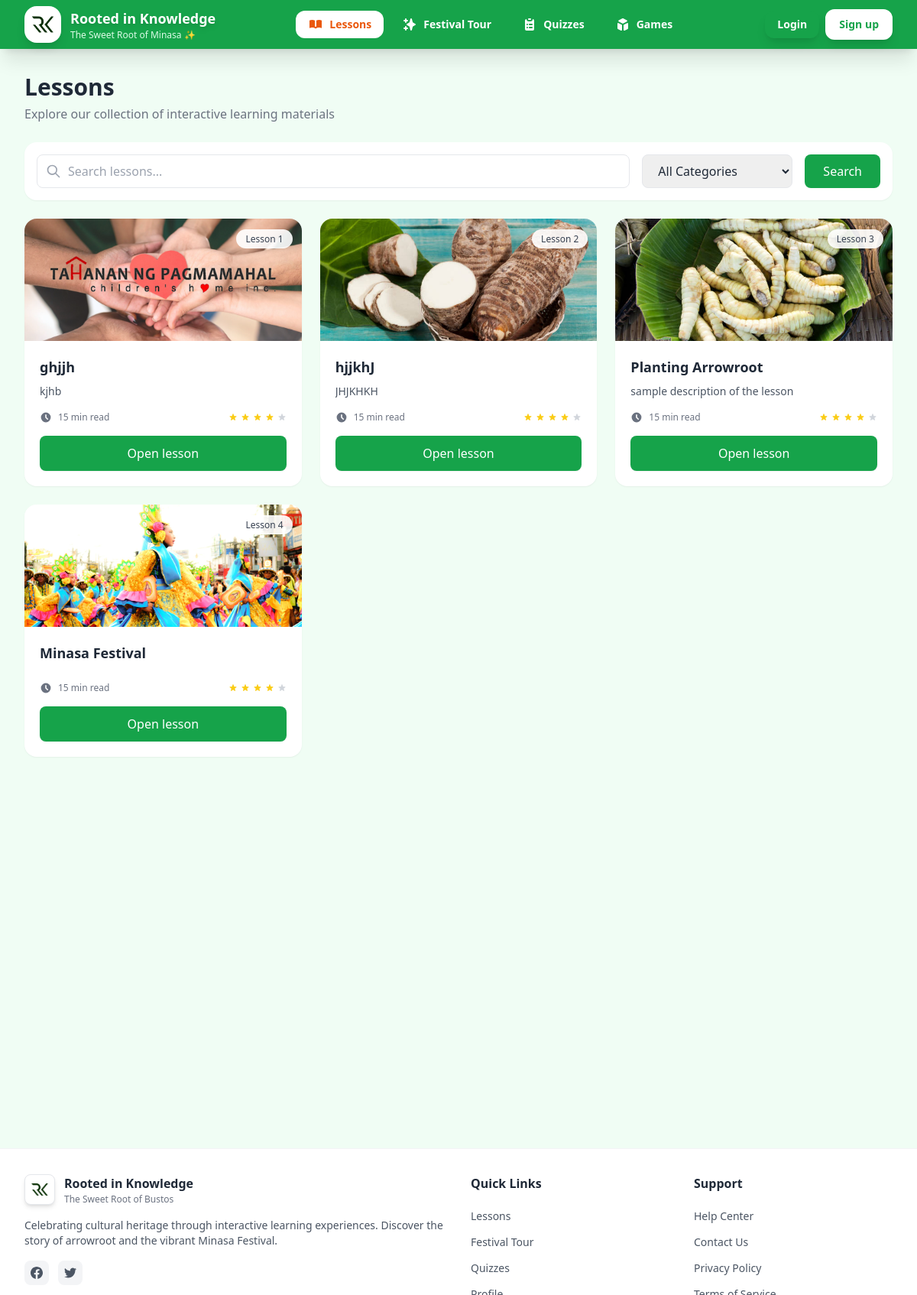
Screenshot of /lessons/ with the database file from the repository.
### core/models.py (models this page shows, shortened)
class EducationalSection(models.Model):
    CATEGORY_CHOICES = [
        ('planting', 'Planting'),
        ('cultural', 'Cultural'),
        ('historical', 'Historical'),
        ('economic', 'Economic Value'),
    ]
    SLUG_MAX = 100
    title = models.CharField(max_length=200)
    slug = models.SlugField(max_length=SLUG_MAX, unique=True)
    category = models.CharField(max_length=50, choices=CATEGORY_CHOICES, default='planting')
    description = models.TextField(blank=True)
    content = models.TextField(blank=True)
    order = models.PositiveIntegerField(default=0)
    created_at = models.DateTimeField(auto_now_add=True)
    header_image = models.ImageField(upload_to='section_headers/', blank=True, null=True)
    content_image = models.ImageField(upload_to='section_content/', blank=True, null=True)
    class Meta:
        ordering = ['order', '-created_at']

### core/views.py (the view)
# urls.py: path('lessons/', views.lesson_list, name='lesson_list'),
def lesson_list(request, category=None):
    qs = EducationalSection.objects.all().order_by('order')
    category_filter = request.GET.get('category', '')
    if category_filter and category_filter in ['planting', 'cultural', 'historical', 'economic']:
        qs = qs.filter(category=category_filter)
    search_query = request.GET.get('q', '')
    if search_query:
        qs = qs.filter(title__icontains=search_query)
    total_lessons = qs.count()
    context = {
        'articles': qs,
        'category': category,
        'category_filter': category_filter,
        'search_query': search_query,
        'total_lessons': total_lessons,
    }
    context.update(get_public_access_context(request.user))
    return render(request, 'core/lesson_list.html', context)

### core/access_control.py (called while the page is built)
def get_public_access_context(user):
    return {
        'user_is_authenticated': user.is_authenticated,
        'games_limit': None if user.is_authenticated else PUBLIC_GAMES_LIMIT,
        'quizzes_limit': None if user.is_authenticated else PUBLIC_QUIZZES_LIMIT,
        'has_full_access': user.is_authenticated,
        'show_registration_prompt': not user.is_authenticated,
    }

### core/templates/core/lesson_list.html (shortened to what this page needs)
{% extends 'core/base.html' %}
{% load static %}
{% block content %}
<div class="mb-6">
  <h2 class="text-3xl font-bold text-gray-800">Lessons</h2>
  <p class="text-gray-500 mt-1">Explore our collection of interactive learning materials</p>
</div>
<div class="mb-6 bg-white rounded-2xl shadow-sm p-4">
  <form method="get" action="{% url 'core:lesson_list' %}" id="filter-form" class="flex flex-col md:flex-row gap-4">
    <div class="flex-1 relative">
      <input type="text" name="q" value="{{ search_query }}" placeholder="Search lessons..." class="w-full pl-10 pr-4 py-2 border border-gray-200 rounded-lg focus:outline-none focus:ring-2 focus:ring-green-500">
      <svg class="w-5 h-5 text-gray-400 absolute left-3 top-1/2 -translate-y-1/2" fill="none" stroke="currentColor" viewBox="0 0 24 24">
        <path stroke-linecap="round" stroke-linejoin="round" stroke-width="2" d="M21 21l-6-6m2-5a7 7 0 11-14 0 7 7 0 0114 0z"></path>
      </svg>
    </div>
    <select name="category" id="category-select" class="px-4 py-2 border border-gray-200 rounded-lg focus:outline-none focus:ring-2 focus:ring-green-500">
      <option value="">All Categories</option>
    </select>
    <button type="submit" class="px-6 py-2 bg-green-600 text-white font-medium rounded-lg hover:bg-green-700 transition-colors">
      Search
    </button>
  </form>
</div>
<div class="grid grid-cols-1 md:grid-cols-2 lg:grid-cols-3 gap-6">
  {% for article in articles %}
    <div class="bg-white rounded-2xl shadow-sm overflow-hidden hover:shadow-lg transition-shadow duration-300" data-aos="fade-up" data-aos-delay="{{ forloop.counter0|add:'0'|stringformat:'d'|slice:':1' }}0">
      <div class="relative h-40 bg-green-50 flex items-center justify-center overflow-hidden">
        {% if article.header_image %}
          <img src="{{ article.header_image.url }}" alt="{{ article.title }}" class="w-full h-full object-cover">
        {% else %}
          <img src="{% static 'pictures/arrowroot-mascot.png' %}" alt="Arrowroot Mascot" class="w-32 h-32 object-contain">
        {% endif %}
        <div class="absolute top-3 right-3">
          <span class="px-3 py-1 bg-white bg-opacity-90 backdrop-blur-sm rounded-full text-xs font-medium text-gray-700">
            Lesson {{ forloop.counter }}
          </span>
        </div>
      </div>
      <div class="p-5">
        <h3 class="font-bold text-gray-800 text-lg mb-2 line-clamp-2">{{ article.title }}</h3>
        <p class="text-gray-600 text-sm mb-4 line-clamp-3">{{ article.description }}</p>
        <div class="flex items-center justify-between mb-4">
          <div class="flex items-center gap-2 text-xs text-gray-500">
            <svg class="w-4 h-4" fill="currentColor" viewBox="0 0 20 20">
              <path fill-rule="evenodd" d="M10 18a8 8 0 100-16 8 8 0 000 16zm1-12a1 1 0 10-2 0v4a1 1 0 00.293.707l2.828 2.829a1 1 0 101.415-1.415L11 9.586V6z" clip-rule="evenodd"></path>
            </svg>
            <span>15 min read</span>
          </div>
          <div class="flex items-center gap-1">
            {% for i in "12345" %}
              <svg class="w-3 h-3 {% if forloop.counter <= 4 %}text-yellow-400{% else %}text-gray-300{% endif %}" fill="currentColor" viewBox="0 0 20 20">
                <path d="M9.049 2.927c.3-.921 1.603-.921 1.902 0l1.07 3.292a1 1 0 00.95.69h3.462c.969 0 1.371 1.24.588 1.81l-2.8 2.034a1 1 0 00-.364 1.118l1.07 3.292c.3.921-.755 1.688-1.54 1.118l-2.8-2.034a1 1 0 00-1.175 0l-2.8 2.034c-.784.57-1.838-.197-1.539-1.118l1.07-3.292a1 1 0 00-.364-1.118L2.98 8.72c-.783-.57-.38-1.81.588-1.81h3.461a1 1 0 00.951-.69l1.07-3.292z"></path>
              </svg>
            {% endfor %}
          </div>
        </div>
        <a href="/lessons/{{ article.slug }}/" class="block w-full text-center px-4 py-2.5 bg-green-600 text-white font-medium rounded-lg hover:bg-green-700 transition-all duration-200 shadow-sm hover:shadow-md">
          Open lesson
        </a>
      </div>
    </div>
  {% endfor %}
</div>
{% endblock %}

### core/templates/core/base.html (style rules this page uses)
:root { --cream: #FFF9F0; --leaf: #7CB67E; --brown: #8B5E3C; --gold: #FFD700; --festival-green: #4CAF50; --festival-orange: #FF9800; --festival-yellow: #FDD835; --festival-blue: #42A5F5; --light-green: #8BC34A; }
* { transition: all 0.3s cubic-bezier(0.4, 0, 0.2, 1); }

### rows the page displays
EducationalSection: header_image (picture), title "ghjjh", description "kjhb"
EducationalSection: header_image (picture), title "hjjkhJ", description "JHJKHKH"
EducationalSection: header_image (picture), title "Planting Arrowroot", description "sample description of the lesson"
EducationalSection: header_image (picture), title "Minasa Festival"
